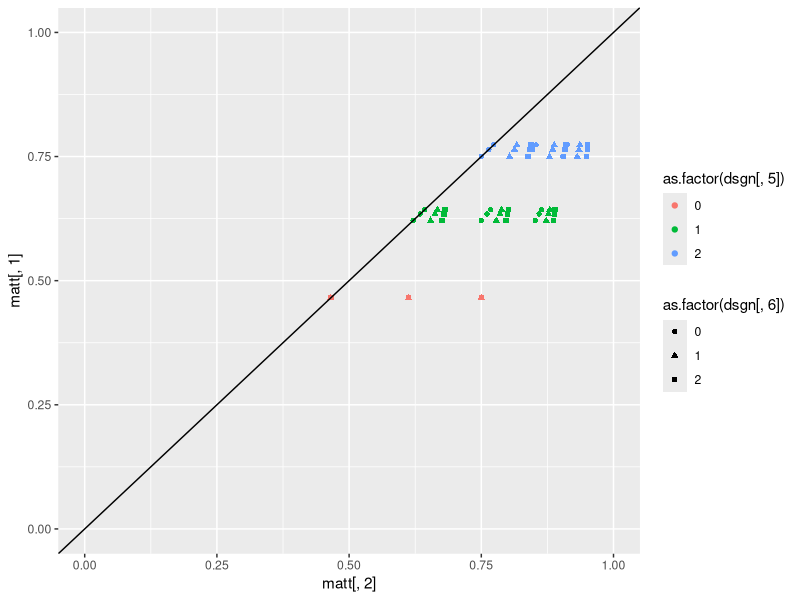
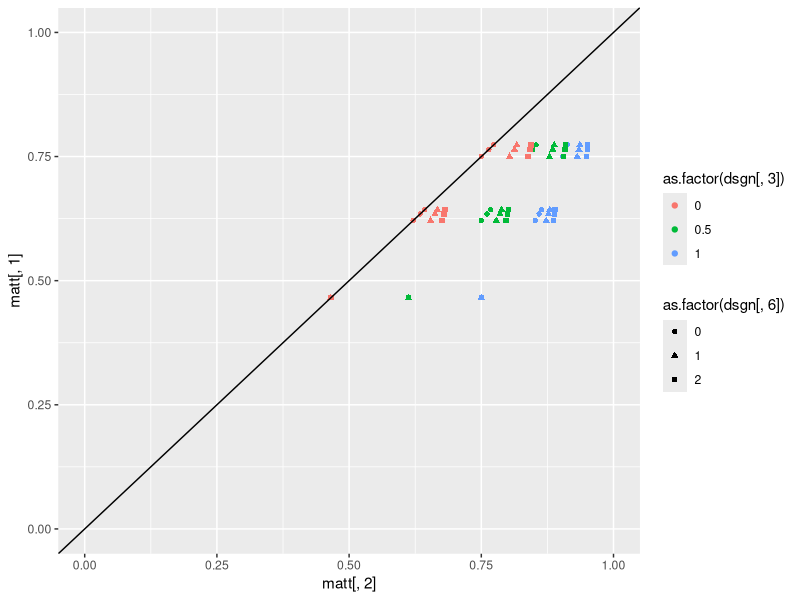
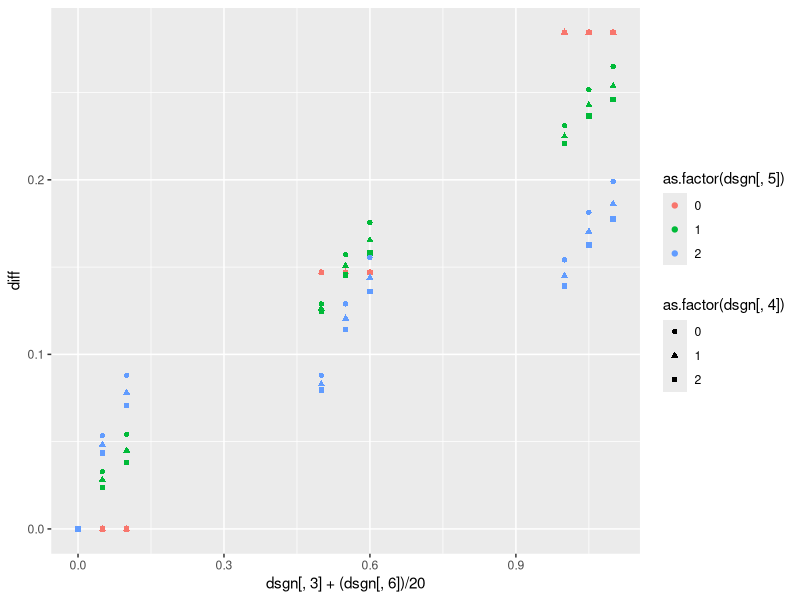
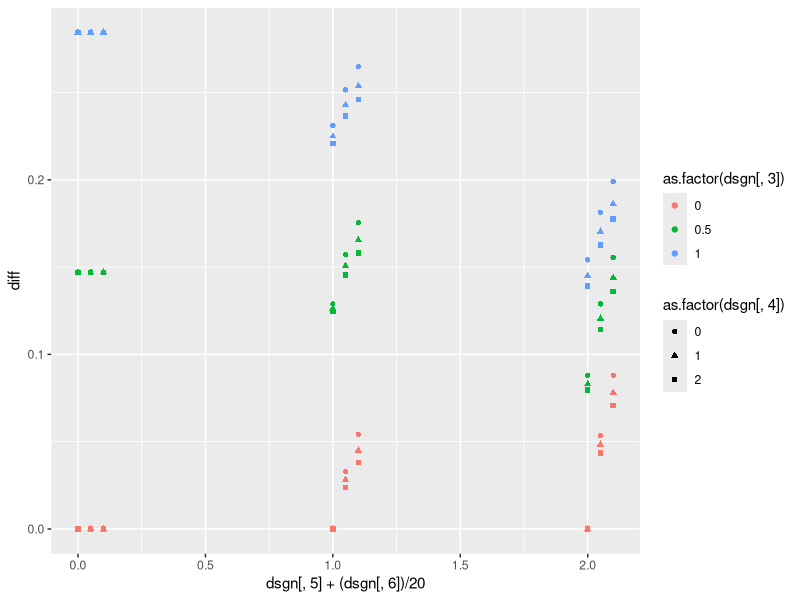
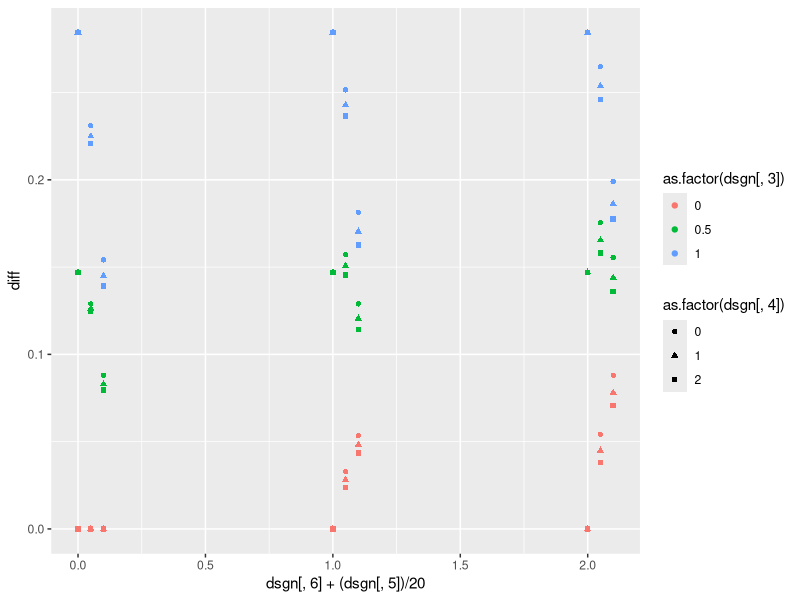

Write the R code that produced these figures, in order. (Note: a time limit stopped this script after it produced the figures.)
####
# This code sets determines how different parameter settings influence diff= P(y2=1|X1=X2=1)-P(y2=1|X1=X2=0)
#
#
######################################################################## Design of experiment
lvls <- list(NA)

fixlev<-c(0.5, 1)  # levels for not interesting parameters
#seqlev<-round(seq(0,4,0.3333),3)  # levels for  interesting parameters
seqlev<-c(0,1,2) # levels for  interesting parameters

lvls[[1]] <- fixlev

lvls[[2]] <- c(0,0.5,5)

lvls[[3]] <- c(0,0.5,1) 

lvls[[4]] <- seqlev 

lvls[[5]] <- seqlev

lvls[[6]] <-seqlev

lvls[[7]] <- fixlev

lvls[[8]] <- c(0)

lvls[[9]] <- c(0)

lvls[[10]] <- c(0)

lvls[[11]] <- fixlev

interceptc<-(0)  # intercept for C1 and C2
intercepty<-(-1)   # intercept for Y1 and Y2
intercepth<-(-1)  #intercept for H
interceptz<-0.5
interceptx<-0.5

### factorial design
dsgn <- as.matrix(expand.grid(lvls[[1]], lvls[[2]], lvls[[3]], lvls[[4]], lvls[[5]], lvls[[6]], lvls[[7]], lvls[[8]], lvls[[9]], lvls[[10]], lvls[[11]]))
dim(dsgn)

######################################################################## CALCULATE TRUE VALUES OF diff
				matt <- matrix(0, dim(dsgn)[1], 2)

for (i in c(1:dim(dsgn)[1])) {
truetheta11 <- 0
kk <- 1
individual <- matrix(0, 8, 8)

 myH<-0
 myZ<-0
 myX1<-1
 myX2<-1
    for (c2i in 0:1) {
        for (y1i in 0:1) {
            for (c1i in 0:1) {
                individual[kk, 1:3] <- c(y1i, c1i, c2i)
 
                # P(C1=1 or =0)
                pc1<-1/(1+exp(-(interceptc )))
                aa <- (as.numeric(c1i == 1) * (pc1) + as.numeric(c1i == 0) * (1-pc1))

                # P(Y1=1 or =0|C1,X1)
                py1<-1/(1+exp(-(intercepty + dsgn[i, 5]*c1i + dsgn[i, 3]*myX1 + dsgn[i, 8]*myH)))
                bb <- as.numeric(y1i == 1) * (py1) + as.numeric(y1i == 0) * (1 - py1)

                # P(C2=1 or =0|C1,X1)
                pc2<-(1/(1+exp(-(interceptc + dsgn[i, 4]*c1i + dsgn[i, 6]*myX1))))
                cc <- as.numeric(c2i == 1) * (pc2)  + as.numeric(c2i == 0)*(1-pc2)
                
                # P(Y2=1|C2,X2,Y1)
                dd <- (as.numeric(y1i == 1) * 1 + as.numeric(y1i == 0) * ( (1/(1+exp(-(intercepty+dsgn[i, 9]*myZ + dsgn[i, 5]*c2i + dsgn[i, 3]*myX2 + dsgn[i, 8]*myH)))) ))                

                individual[kk, 5:8] <- c(aa, bb, cc, dd)
		
                # Product
                individual[kk, 4] <- aa * bb * cc * dd
                truetheta11 <- truetheta11 + individual[kk, 4]   

                kk <- kk + 1
            }
        }
    }
    
    
    
    truetheta00<- 0
    kk <- 1
    individual <- matrix(0, 8, 8)
    myH<-0
    myZ<-0
    myX1<-0
    myX2<-0

    for (c2i in 0:1) {
        for (y1i in 0:1) {
            for (c1i in 0:1) {
                individual[kk, 1:3] <- c(y1i, c1i, c2i)
 
                # P(C1=1 or =0)
                pc1<-1/(1+exp(-(interceptc )))
                aa <- (as.numeric(c1i == 1) * (pc1) + as.numeric(c1i == 0) * (1-pc1))

                # P(Y1=1 or =0|C1,X1)
                py1<-1/(1+exp(-(intercepty + dsgn[i, 5]*c1i + dsgn[i, 3]*myX1 + dsgn[i, 8]*myH)))
                bb <- as.numeric(y1i == 1) * (py1) + as.numeric(y1i == 0) * (1 - py1)

                # P(C2=1 or =0|C1,X1)
                pc2<-(1/(1+exp(-(interceptc + dsgn[i, 4]*c1i + dsgn[i, 6]*myX1))))
                cc <- as.numeric(c2i == 1) * (pc2)  + as.numeric(c2i == 0)*(1-pc2)
                
                # P(Y2=1|C2,X2,Y1)
                dd <- (as.numeric(y1i == 1) * 1 + as.numeric(y1i == 0) * ( (1/(1+exp(-(intercepty+dsgn[i, 9]*myZ + dsgn[i, 5]*c2i + dsgn[i, 3]*myX2 + dsgn[i, 8]*myH)))) ))                

                individual[kk, 5:8] <- c(aa, bb, cc, dd)
            

                # Product
                individual[kk, 4] <- aa * bb * cc * dd
                truetheta00 <- truetheta00 + individual[kk, 4]
                
                kk <- kk + 1
            }
        }
    }
  
    matt[i, ] <- c(truetheta00, truetheta11)
    print(i/dim(dsgn)[1])
}
######################################################################## 

library(ggplot2)
# Marginal probabilities of y2:
colMeans(matt)

diff<-round(matt[,2]-matt[,1],5)
summary(diff)

qplot(matt[,2],matt[,1],  color=as.factor(dsgn[,5]), shape=as.factor(dsgn[,6]), ylim=c(0,1), xlim=c(0,1))+geom_abline(slope=1,intercept=0)
qplot(matt[,2],matt[,1],  color=as.factor(dsgn[,3]), shape=as.factor(dsgn[,6]), ylim=c(0,1), xlim=c(0,1))+geom_abline(slope=1,intercept=0)

# Plots of interest:

#Theta3 has noticiable effect
qplot(dsgn[,3]+(dsgn[,6])/20, diff,  color=as.factor(dsgn[,5]), shape=as.factor(dsgn[,4]))

# Theta5 and Theta6 also have effect
qplot(dsgn[,5]+(dsgn[,6])/20, diff,  color=as.factor(dsgn[,3]), shape=as.factor(dsgn[,4]))
qplot(dsgn[,6]+(dsgn[,5])/20, diff,  color=as.factor(dsgn[,3]), shape=as.factor(dsgn[,4]))

######################################################################
mod1<-glm(diff~dsgn[,c(1:7,11)] + .*.*.,data=data.frame(dsgn[,c(1:7,11)]), family="binomial")
summary(mod1)
summary(mod1)$coefficients[summary(mod1)$coefficients[,4]<0.99,]


######################################################################## 






######################################################################## 
ppp <- 1
est <- matrix(0, dim(dsgn)[1], 2)
kkk <- 1
result <- matrix(0, dim(dsgn)[1], 2)
numsim <- 50  ### number of datasets generated under each scenario
Bayesresult <- matrix(0, dim(dsgn)[1] * numsim, 8)
n <- 200  ### size of each dataset
set.seed(13)  ### for reproducibility
seedlist <- sample(1:250000, size = numsim)

######################################################################## 
simdatasum<-matrix(0,dim(dsgn)[1],8)
colnames(simdatasum)<-c( "H",     "Z",    "C1",    "X1",    "C2",    "Y1",    "X2",    "Y2") 
for (i in c(1:dim(dsgn)[1])) {
    ### loop over datasets
    for (j in 1:numsim) {
        print(c(i, j))
        
#        set.seed(seedlist[j])

        H <- rbinom(n, size = 1, prob = (1/(1+exp(-(intercepth)))) )
        Z<-rbinom(n, 1, (1/(1+exp(-(interceptz + dsgn[i, 10]*H)))) )
        C1 <- rbinom(n, size = 1, prob = (1/(1+exp(-(interceptc)))) )
        X1<- rbinom(n, 1, (1/(1+exp(-(interceptx + dsgn[i, 1]*C1 + dsgn[i, 2]*H)))) ) 
        C2 <-rbinom(n, 1, (1/(1+exp(-(interceptc + dsgn[i, 4]*C1 + dsgn[i, 6]*X1)))) )         
        Y1 <-rbinom(n, 1, (1/(1+exp(-(intercepty + dsgn[i, 5]*C1 + dsgn[i, 3]*X1 + dsgn[i, 8]*H)))) ) 
        X2 <-rbinom(n, 1, (1/(1+exp(-(interceptx + dsgn[i, 1]*C2  + dsgn[i, 2]*H + dsgn[i, 7]*Y1 + dsgn[i, 9]*Z + dsgn[i, 11]*X1)))) )
        Y2 <- rep(1, n)  
        Y2[Y1 == 0]<-rbinom(length(Y2[Y1 == 0]), 1, (1/(1+exp(-(intercepty + dsgn[i, 9]*Z + dsgn[i, 5]*C2 + dsgn[i, 3]*X2 + dsgn[i, 8]*H)))) )     
        simdata <- data.frame(H,Z,C1,X1,C2,Y1,X2,Y2)
simdatasum[i,]<-colMeans(simdata)
        print(colMeans(simdata))

######################################################################## 
        HprobB <- function(h, nm = 1) {
            ss <- sum(simdata$H)
            nn <- length(simdata$H)
            pp <- (rbeta(nm, (ss + 1), (nn - ss + 1)))
            if (h == 0) {
                return(1 - as.numeric(pp))
            }
            if (h == 1) {
                return(as.numeric(pp))
            }
        }
        
        
        C1probB <- function(h, c1, nm = 1) {
            ss <- sum(simdata$C1[simdata$H == h])
            nn <- length(simdata$C1[simdata$H == h])
            pp <- (rbeta(nm, (ss + 1), (nn - ss + 1)))
            if (c1 == 0) {
                return(1 - as.numeric(pp))
            }
            if (c1 == 1) {
                return(as.numeric(pp))
            }
        }
        
        C2probB <- function(h, c2, c1, x1, nm = 1) {
            ss <- sum(simdata$C2[simdata$H == h & simdata$C1 == c1 & simdata$X1 == x1])
            nn <- length(simdata$C2[simdata$H == h & simdata$C1 == c1 & simdata$X1 == x1])
            pp <- (rbeta(nm, (ss + 1), (nn - ss + 1)))
            if (c2 == 0) {
                return(1 - as.numeric(pp))
            }
            if (c2 == 1) {
                return(as.numeric(pp))
            }
        }
        
        Y2probB <- function(h, y2, c1, c2, x1, x2, nm = 1) {
            ss <- sum(simdata$Y2[simdata$H == h & simdata$C2 == c2 & simdata$X2 == x2 & simdata$C1 == c1 & simdata$X1 == x1])
            nn <- length(simdata$Y2[simdata$H == h & simdata$C2 == c2 & simdata$X2 == x2 & simdata$C1 == c1 & 
                simdata$X1 == x1])
            pp <- (rbeta(nm, (ss + 1), (nn - ss + 1)))
            if (y2 == 0) {
                return(1 - as.numeric(pp))
            }
            if (y2 == 1) {
                return(as.numeric(pp))
            }
        }
        
        
        nB <- 500
        sumtheta11B <- 0
        sumtheta00B <- 0
        for (c2i in 0:1) {
            for (c1i in 0:1) {
                for (hi in 0:1) {
                  
                  sumtheta11B <- sumtheta11B + HprobB(h = hi, nB) * C1probB(h = hi, c1 = c1i, nm = nB) * C2probB(h = hi, 
                    c2 = c2i, c1 = c1i, x1 = 1, nm = nB) * Y2probB(h = hi, y2 = 1, c1 = c1i, c2 = c2i, x1 = 1, 
                    x2 = 1, nm = nB)
                  
                  sumtheta00B <- sumtheta00B + HprobB(h = hi, nB) * C1probB(h = hi, c1 = c1i, nm = nB) * C2probB(h = hi, 
                    c2 = c2i, c1 = c1i, x1 = 0, nm = nB) * Y2probB(h = hi, y2 = 1, c1 = c1i, c2 = c2i, x1 = 0, 
                    x2 = 0, nm = nB)
                  
                }
            }
        }
        
        sumtheta00Bvec <- sumtheta00B
        sumtheta11Bvec <- sumtheta11B

#one-sided p-values:
        Bpval <- 1 - mean((sumtheta11Bvec - sumtheta00Bvec) > 0)
        Hpval <- (1-pnorm((summary(glm(Y2 ~ H, data = simdata, family = "binomial"))$coefficients[2, 3])))
        print(Bpval)
        print(Hpval)
        Bayesresult[kkk, ] <- c(i, j, c(1, 1), mean(sumtheta00Bvec), mean(sumtheta11Bvec), Bpval, Hpval)
        kkk <- kkk + 1
    }
}

######################################################################## 


alpha<-0.1
AA <- Bayesresult
Bayesresult <- AA


power <- matrix(0, dim(dsgn)[1], 3)
for (i in (dim(dsgn)[1]:1)) {
    power[i, ] <- c(i, mean(Bayesresult[Bayesresult[, 1] == i, ][, 7] <= alpha), mean(Bayesresult[Bayesresult[, 
        1] == i, ][, 8] <= alpha))
}




require(gridExtra)
plot1 <- qplot(diff,    power[, 2], col = as.factor(dsgn[, 3]), shape=as.factor(dsgn[, 5]), ylim=c(0,1))+geom_abline(slope=0,intercept=alpha)+  geom_jitter(width = 0.05, height = 0)+ggtitle("Power: g-comp|H")
plot2 <- qplot(diff,    power[, 3], col = as.factor(dsgn[, 2]), shape=as.factor(dsgn[, 3]), ylim=c(0,1))+geom_abline(slope=0,intercept=alpha)+  geom_jitter(width = 0.05, height = 0)+ggtitle("Power: Instrumental Variable")
grid.arrange(plot1, plot2, ncol=1) 

nullpower<-power[diff==0,]



require(gridExtra)
plot1 <- qplot((dsgn[, 5][diff==0]),    nullpower[, 2], col = as.factor(dsgn[, 4][diff==0]), shape=as.factor(dsgn[, 6][diff==0]), ylim=c(0,1))+geom_abline(slope=0,intercept=alpha)+  geom_jitter(width = 0.2, height = 0)
plot2 <- qplot((dsgn[, 5][diff==0]),    nullpower[, 3], col = as.factor(dsgn[, 4][diff==0]), shape=as.factor(dsgn[, 6][diff==0]), ylim=c(0,1))+geom_abline(slope=0,intercept=alpha)+  geom_jitter(width = 0.2, height = 0)
grid.arrange(plot1, plot2, ncol=1)
